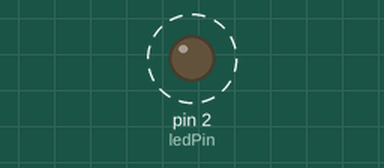
Recording of a sketch running on a simulated Arduino Uno, built with avr-gcc and run on an emulated ATmega328P. Parts: output pins drawn as LEDs (lit = HIGH). Dashed ring = blinking.

Above: at 0.6 s.
Timing chart, 0 to 5.9 s (numbered marks = the images above):
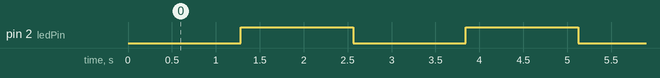

The sketch:

Job10.ino
```cpp
  int ledPin = 2;

void setup() {
  pinMode(ledPin, OUTPUT);
}

void loop() {

  for (int brightness = 0; brightness <= 255; brightness++) {
    analogWrite(ledPin, brightness);
    delay(10);
  }
}
```

Measured:
- by itself, pin 2 (ledPin): alternates HIGH for 1.3 s and LOW for 1.3 s
